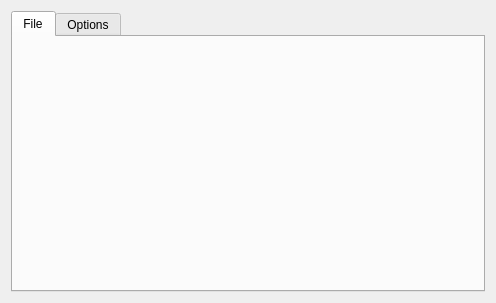
<?xml version="1.0" encoding="UTF-8"?>
<ui version="4.0">
 <class>XYZTrajImportTool</class>
 <widget class="QWidget" name="XYZTrajImportTool">
  <property name="geometry">
   <rect>
    <x>0</x>
    <y>0</y>
    <width>496</width>
    <height>303</height>
   </rect>
  </property>
  <property name="minimumSize">
   <size>
    <width>150</width>
    <height>0</height>
   </size>
  </property>
  <property name="windowTitle">
   <string>XYZ Trajectory Import</string>
  </property>
  <layout class="QVBoxLayout" name="verticalLayout">
   <item>
    <widget class="QTabWidget" name="tabWidget">
     <property name="currentIndex">
      <number>0</number>
     </property>
     <widget class="QWidget" name="fileTab">
      <attribute name="title">
       <string>File</string>
      </attribute>
     </widget>
     <widget class="QWidget" name="optionsTab">
      <attribute name="title">
       <string>Options</string>
      </attribute>
     </widget>
    </widget>
   </item>
  </layout>
 </widget>
 <resources/>
 <connections/>
</ui>
